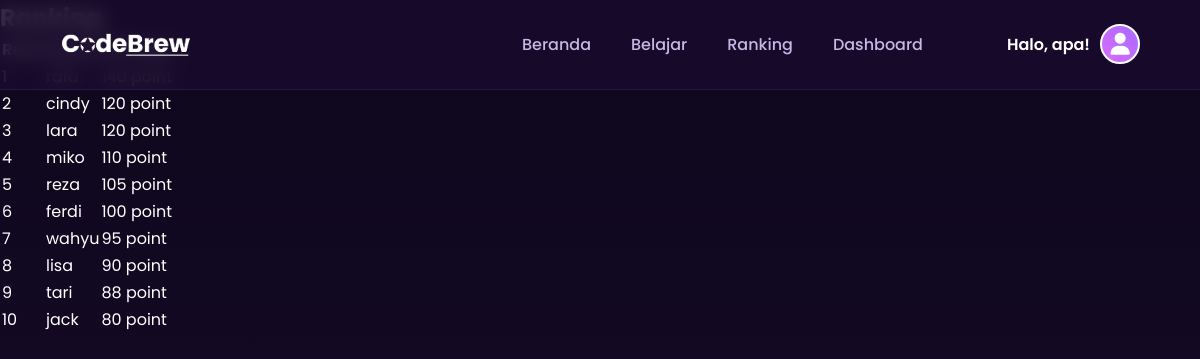
Screenshot of /homepage/ranking.php (signed in) with the database file from the repository.
### tables this page shows
CREATE TABLE `user` (
  `user_id` int NOT NULL,
  `username` varchar(100) DEFAULT NULL,
  `email` varchar(100) DEFAULT NULL,
  `password` varchar(255) DEFAULT NULL,
  `is_premium` tinyint(1) DEFAULT NULL,
  `xp_total` int DEFAULT NULL,
  `role` varchar(20) DEFAULT 'user'
);

### homepage/ranking.php (the view, shortened to what this page needs)
<?php
include '../connection.php';
$ranking = mysqli_query($conn, "SELECT * FROM user ORDER BY xp_total DESC LIMIT 10");
$is_premium = false;
if (isset($_SESSION['username'])) {
    $username = $_SESSION['username'];
    $result = mysqli_query($conn, "SELECT is_premium FROM user WHERE username = '$username'");
    if ($result && $row = mysqli_fetch_assoc($result)) {
        $is_premium = $row['is_premium'] == 1;
    }
}
?>
<!DOCTYPE html>
<html lang="id">
<head>
  <link rel="stylesheet" href="https://cdnjs.cloudflare.com/ajax/libs/font-awesome/6.4.0/css/all.min.css" />
  <link rel="stylesheet" href="../landing-page/index.css" />
</head>
<body>
  <div class="stars" id="stars"></div>
  <header>
    <div class="logo">
      <img src="../assets/Cuplikan_layar_2025-04-17_195753-removebg-preview 1.png" class="logo">
    </div>
    <nav>
      <ul>
        <li><a href="index.php">Beranda</a></li>
        <li><a href="#">Belajar</a></li>
        <li><a href="../ranking.php">Ranking</a></li>
        <li><a href="#">Dashboard</a></li>
      </ul>
    </nav>
    <div class="user-profile-container">
        <?php if (isset($_SESSION['username'])): ?>
            <span class="greeting">
                Halo, <?php echo htmlspecialchars($_SESSION['username']); ?>!
            </span>
        <?php endif; ?>
        <div class="profile-menu">
            <div class="profile-btn <?php echo $is_premium ? 'premium-profile' : ''; ?>" id="profileBtn">
                <i class="fas fa-user avatar"></i>
            </div>
        </div>
    </div>
  </header>
  <section class="ranking">
    <h1>Ranking</h1>
    <table>
      <thead>
        <tr>
          <th>Rank</th>
          <th>Nama</th>
          <th>XP Total</th>
        </tr>
      </thead>
      <tbody>
        <?php
        $rank = 1;
        while ($row = mysqli_fetch_assoc($ranking)) {
          echo "<tr>";
          echo "<td>" . $rank . "</td>";
          echo "<td>" . $row['username'] . "</td>";
          echo "<td>" . $row['xp_total'] . ' point' . "</td>";
          echo "</tr>";
          $rank++;
        }
        ?>
      </tbody>
    </table>
  </section>
</body>
</html>

### homepage/index.css (style rules this page uses)
:root { --primary: #5d2e8e; --primary-light: #a367dc; --accent: #ff84e8; --dark: #1a0b2e; --darker: #0d071b; --light: #ffffff; --light-purple: #c9b6e4; --gradient: linear-gradient(90deg, var(--primary-light), var(--accent)); }
* { margin: 0; padding: 0; box-sizing: border-box; font-family: "Poppins", sans-serif; }
body { background: linear-gradient(180deg, var(--darker), var(--dark)); color: var(--light); overflow-x: hidden; min-height: 100vh; position: relative; }
.stars { position: fixed; top: 0; left: 0; width: 100%; height: 100%; pointer-events: none; z-index: -1; }
header { position: fixed; top: 0; left: 0; width: 100%; padding: 1.5rem 5%; display: flex; justify-content: space-between; align-items: center; z-index: 100; backdrop-filter: blur(10px); background: rgba(26, 11, 46, 0.8); border-bottom: 1px solid rgba(93, 46, 142, 0.3); }
.logo { width: 35%; padding-top: 0.5%; }
nav ul { display: flex; list-style: none; gap: 2.5rem; }
nav a { color: var(--light-purple); text-decoration: none; font-weight: 500; transition: color 0.3s; position: relative; }
nav a::after { content: ""; position: absolute; bottom: -5px; left: 0; width: 0; height: 2px; background: var(--gradient); transition: width 0.3s; }
.profile-menu { position: relative; }
.profile-btn { width: 45px; height: 45px; border-radius: 50%; background: var(--gradient); display: flex; align-items: center; justify-content: center; cursor: pointer; transition: transform 0.3s, box-shadow 0.3s; position: relative; border: 2px solid var(--light); }
.profile-btn .avatar { font-size: 22px; color: var(--light); }
.user-profile-container { display: flex; align-items: center; gap: 15px; }
.greeting { font-weight: 600; font-size: 16px; color: var(--light); white-space: nowrap; }

### homepage/ranking.php (style rules this page uses)
.user-profile-container { display: flex; align-items: center; gap: 10px; }
.greeting { color: white; font-size: 16px; font-weight: 600; }
.profile-menu { position: relative; }
.profile-btn { background: linear-gradient(45deg, #da6aff, #a66bff); width: 40px; height: 40px; border-radius: 50%; display: flex; align-items: center; justify-content: center; cursor: pointer; color: white; position: relative; }

### rows the page displays
user: username "cindy", xp_total "120"
user: username "lara", xp_total "120"
user: username "miko", xp_total "110"
user: username "reza", xp_total "105"
user: username "ferdi", xp_total "100"
user: username "wahyu", xp_total "95"
user: username "lisa", xp_total "90"
user: username "tari", xp_total "88"
user: username "jack", xp_total "80"

### other values shown
$_SESSION['username'] "apa"
